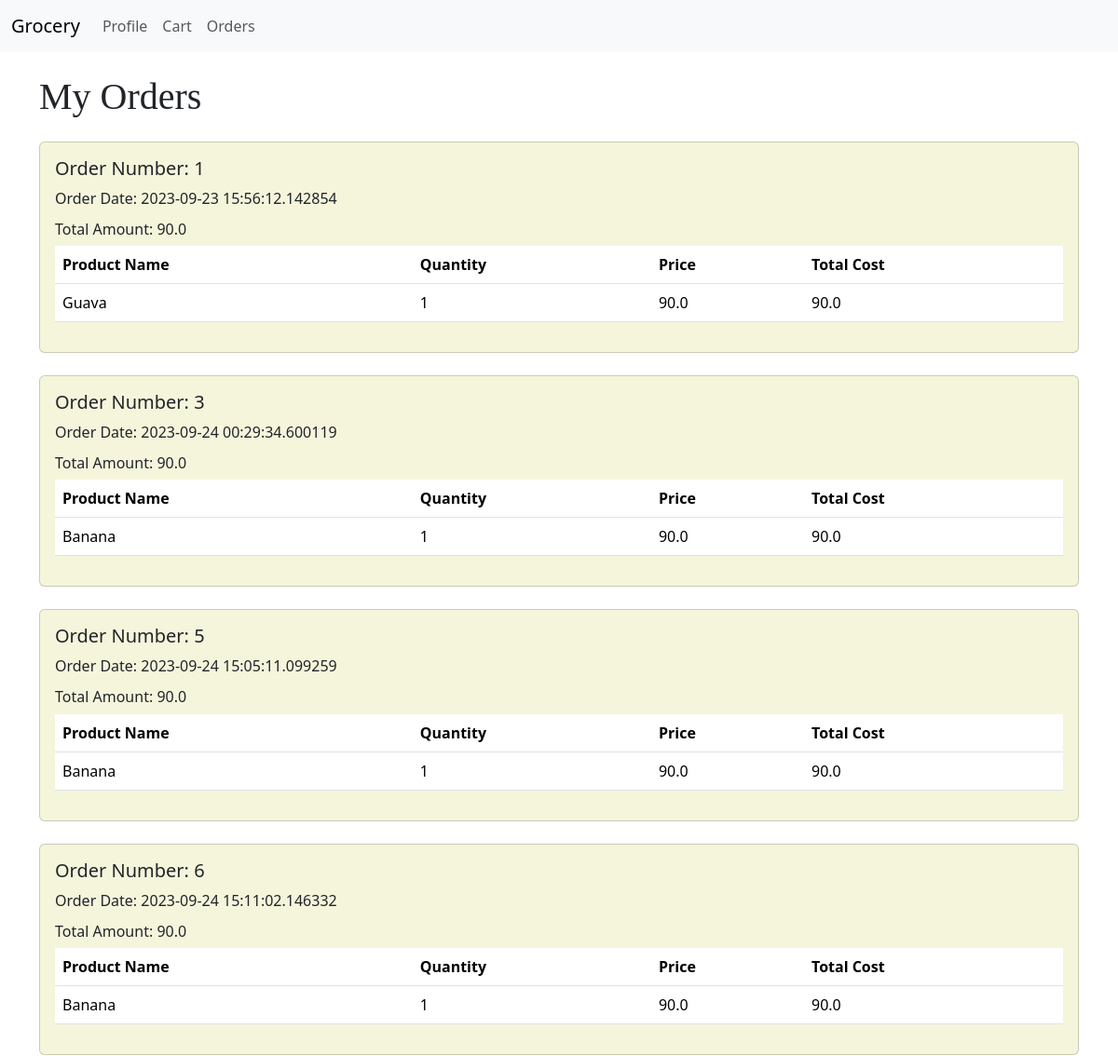
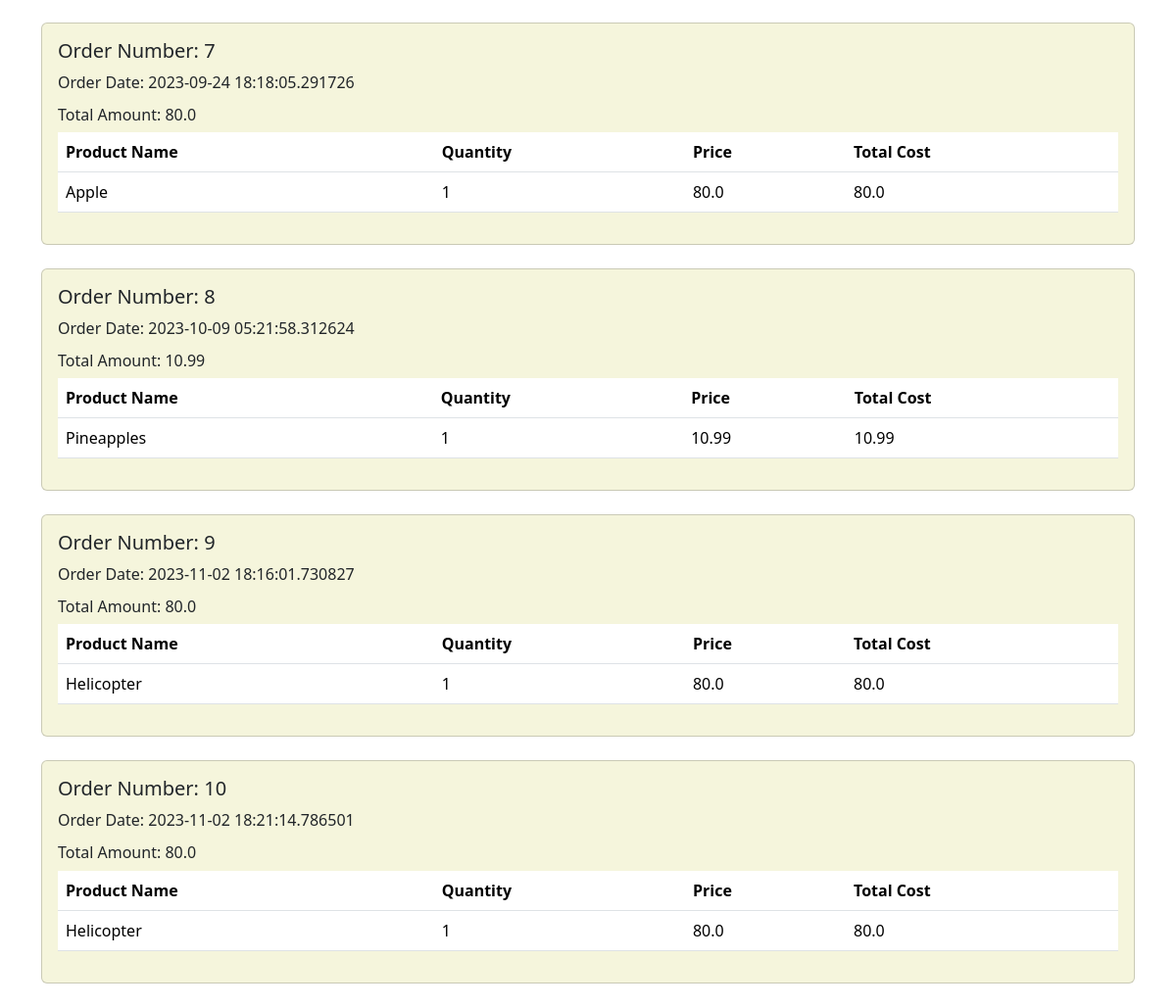
Screenshot of /orders (signed in) with the database file from the repository (2 pictures, top to bottom).
### models.py (models this page shows)
class Payment(db.Model):
    payment_id=db.Column(db.Integer,primary_key=True)
    payment_date_time=db.Column(db.DateTime,nullable=False,default=datetime.utcnow)
    user_id=db.Column(db.Integer,db.ForeignKey('user.id'),nullable=False)
    amount=db.Column(db.Float,nullable=False)
    orders = db.relationship('Order', backref='payment', lazy=True)

class Order(db.Model):
    id=db.Column(db.Integer, primary_key=True)
    user_id = db.Column(db.Integer,db.ForeignKey('user.id'),nullable=False)
    product_id = db.Column(db.Integer,db.ForeignKey('product.id'),nullable=False)
    quantity=db.Column(db.Integer,nullable=False)
    Price=db.Column(db.Float,nullable=False)
    datetime=db.Column(db.String)
    payment_id = db.Column(db.Integer, db.ForeignKey('payment.payment_id'), nullable=False)

class Product(db.Model):
    __tablename__ = 'product'
    id = db.Column(db.Integer, primary_key=True)
    name = db.Column(db.String(50), nullable=False)
    price = db.Column(db.Float, nullable=False)
    quantity = db.Column(db.Integer, nullable=False)
    category_id = db.Column(db.Integer, db.ForeignKey('category.id'), nullable=False)
    availability = db.Column(db.Integer, nullable=True)
    manufacturing_date = db.Column(db.Date, nullable=False)
    is_deleted = db.Column(db.Boolean, nullable=False, default=False)
    c = db.relationship('Cart', backref='product', lazy=True)
    ord = db.relationship('Order', backref='product', lazy=True)

### app.py (the view)
@app.route('/orders')
def orders():
    if 'user_id' not in session:
           flash('Please login to continue.')
           return redirect(url_for('login'))
    user=User.query.get(session['user_id'])
    payments=Payment.query.filter_by(user_id=session['user_id']).all()
    return render_template('my_orders.html',user=user,payments=payments)

### Templates/my_orders.html (shortened to what this page needs)
<!DOCTYPE html>
<html lang="en">
<head>
    <link href="https://cdn.jsdelivr.net/npm/bootstrap@5.3.2/dist/css/bootstrap.min.css" rel="stylesheet">
    <link href="https://getbootstrap.com/docs/5.3/assets/css/docs.css" rel="stylesheet">
</head>
<body>
    <nav class="navbar navbar-expand-lg bg-body-tertiary">
        <div class="container-fluid">
          <a class="navbar-brand" href="{{url_for('index')}}">Grocery</a>
          <div class="collapse navbar-collapse" id="navbarNav">
            <ul class="navbar-nav">
                {% if user %}
                      <li class="nav-item">
                        <a href="{{url_for('profile')}}" class="nav-link">
                          Profile
                        </a>
                      </li>
                      <li class="nav-item">
                        <a href="{{url_for('cart')}}" class="nav-link">Cart</a>
                      </li>
                      <li class="nav-item">
                        <a href="{{url_for('orders')}}" class="nav-link">Orders</a>
                      </li>
                      {% endif %}
            </ul>
          </div>
        </div>
      </nav>
{% block content %}
<div class="container" >
  <h1 class="my-4" style="font-family: 'Times New Roman', Times, serif;">My Orders</h1>
  {% if payments %}
    {% for payment in payments %}
    <div class="card mb-4" style="background-color: beige;">
      <div class="card-body">
        <h5 class="card-title">Order Number: {{ payment.payment_id }}</h5>
        <p class="card-text">Order Date: {{ payment.payment_date_time }}</p>
        <h6 class="card-subtitle mb-2 ">Total Amount: {{ payment.amount }}</h6>
        <table class="table">
          <thead>
            <tr>
              <th>Product Name</th>
              <th>Quantity</th>
              <th>Price</th>
              <th>Total Cost</th>
            </tr>
          </thead>
          <tbody>
            {% for order in payment.orders %}
            <tr>
              <td>{{ order.product.name }}</td>
              <td>{{ order.quantity }}</td>
              <td>{{ order.Price }}</td>
              <td>{{ order.quantity * order.Price }}</td>
            </tr>
            {% endfor %}
          </tbody>
        </table>
      </div>
    </div>
    {% endfor %}
  {% else %}
    <p class="text-muted text-center"><em>You have not placed any orders yet.</em></p>
  {% endif %}
</div>
{% endblock %}
</body>
</html>

### rows the page displays
Payment: payment_id "1", payment_date_time "2023-09-23 15:56:12.142854", amount "90.0"
Order: product.name "Guava", quantity "1", Price "90.0", order.quantity*order.Price "90.0"
Payment: payment_id "3", payment_date_time "2023-09-24 00:29:34.600119", amount "90.0"
Order: product.name "Banana", quantity "1", Price "90.0", order.quantity*order.Price "90.0"
Payment: payment_id "5", payment_date_time "2023-09-24 15:05:11.099259", amount "90.0"
Order: product.name "Banana", quantity "1", Price "90.0", order.quantity*order.Price "90.0"
Payment: payment_id "6", payment_date_time "2023-09-24 15:11:02.146332", amount "90.0"
Order: product.name "Banana", quantity "1", Price "90.0", order.quantity*order.Price "90.0"
Payment: payment_id "7", payment_date_time "2023-09-24 18:18:05.291726", amount "80.0"
Order: product.name "Apple", quantity "1", Price "80.0", order.quantity*order.Price "80.0"
Payment: payment_id "8", payment_date_time "2023-10-09 05:21:58.312624", amount "10.99"
Order: product.name "Pineapples", quantity "1", Price "10.99", order.quantity*order.Price "10.99"
Payment: payment_id "9", payment_date_time "2023-11-02 18:16:01.730827", amount "80.0"
Order: product.name "Helicopter", quantity "1", Price "80.0", order.quantity*order.Price "80.0"
Payment: payment_id "10", payment_date_time "2023-11-02 18:21:14.786501", amount "80.0"
Order: product.name "Helicopter", quantity "1", Price "80.0", order.quantity*order.Price "80.0"
